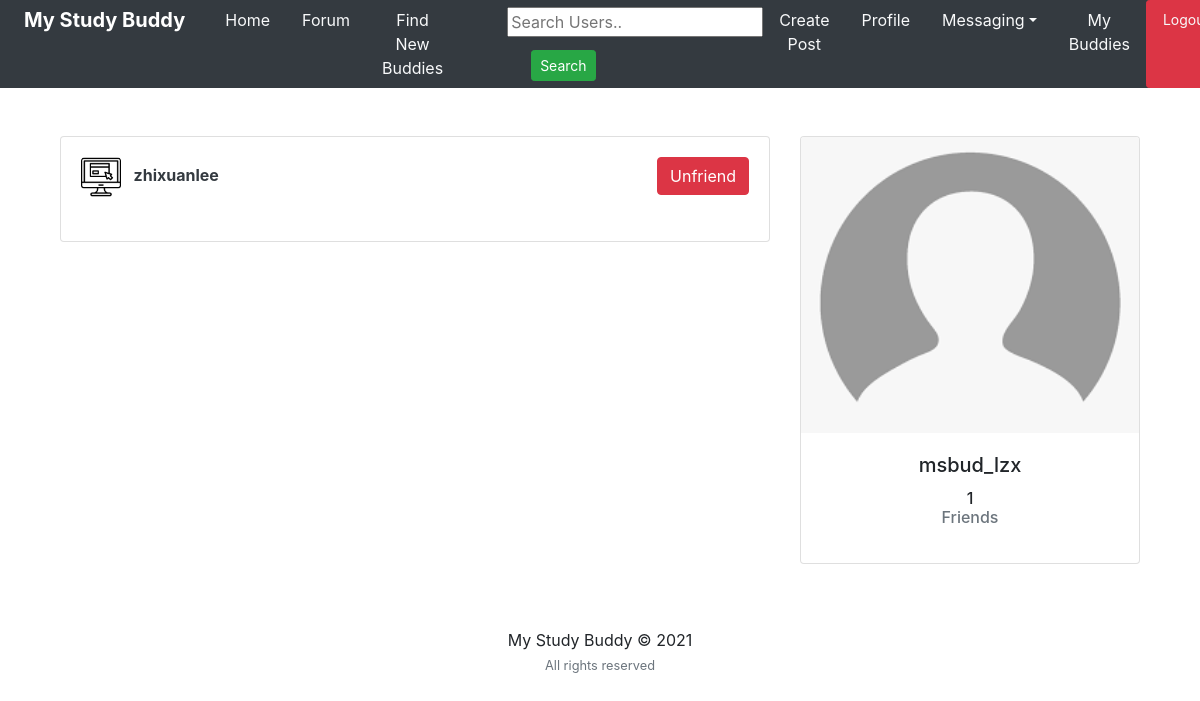
The page /friends/ (signed in) on the database its author committed.
### users/models.py (models this page shows)
class Profile(models.Model):
	user = models.OneToOneField(User, on_delete=models.CASCADE)
	image = models.ImageField(default='default.png', upload_to='profile_pics')
	slug = AutoSlugField(populate_from='user')
	bio = models.CharField(max_length=255, blank=True)
	friends = models.ManyToManyField("Profile", blank=True)
	def __str__(self):
		return str(self.user.username)
	def get_absolute_url(self):
		return "/users/{}".format(self.slug)

### users/views.py (the view)
# urls.py: path('friends/', user_views.friend_list, name='friend_list'),
def friend_list(request):
	p = request.user.profile
	friends = p.friends.all()
	context={
	'friends': friends
	}
	return render(request, "users/friend_list.html", context)

### users/templates/users/friend_list.html (shortened to what this page needs)
{% extends "feed/layout.html" %} {% load static %}
{% block searchform %}
<form
  class="form-inline my-2 my-lg-0 ml-5"
  action="{% url 'search_users' %}"
  method="get"
>
  <input name="q" type="text" placeholder="Search Users.." />
  <button class="btn btn-success btn-sm my-2 my-sm-0 ml-4" type="submit">
    Search
  </button>
</form>
{% endblock searchform %} {% block content %}
<div class="container">
  <div class="row">
    <div class="col-md-8">
      {% if friends %}
      <div class="card card-signin my-5">
        <div class="card-body">
          {% for user_p in friends %}
          <a href="{{ user_p.get_absolute_url }}"
            ><img
              src="{{ user_p.image.url }}"
              class="rounded mr-2"
              width="40"
              height="40"
              alt=""
          /></a>
          <a class="text-dark" href="{{ user_p.get_absolute_url }}"
            ><b>{{ user_p }}</b></a
          >
          <small
            ><a
              class="btn btn-danger float-right"
              href="{% url 'delete_friend' user_p.id %}"
              >Unfriend</a
            ></small
          >
          <br /><br />
          {% endfor %}
        </div>
      </div>
      {% else %}
      <br /><br />
      <h5>
        You do not have any friends yet. Why not look for new friends
          <a href="{% url 'users_list' %}">here</a>?
      </h5>
      {% endif %}
    </div>
    <div class="col-md-4">
      <div class="card card-signin my-5">
        <a href="{{ request.user.profile.get_absolute_url }}"
          ><img
            class="card-img-top"
            src="{{ request.user.profile.image.url }}"
            alt=""
        /></a>
        <div class="card-body">
          <h5 class="card-title text-center">{{ request.user }}</h5>
          <h6 class="text-center">
            {{ request.user.profile.friends.count }}
            <p class="text-muted">Friends</p>
          </h6>
        </div>
      </div>
    </div>
  </div>
  {% endblock content %}

### rows shown on the page
Profile: image (picture), user.username "zhixuanlee"

### other values the page prints
{{ request.user }} "msbud_lzx"
{{ request.user.profile.friends.count }} "1"
